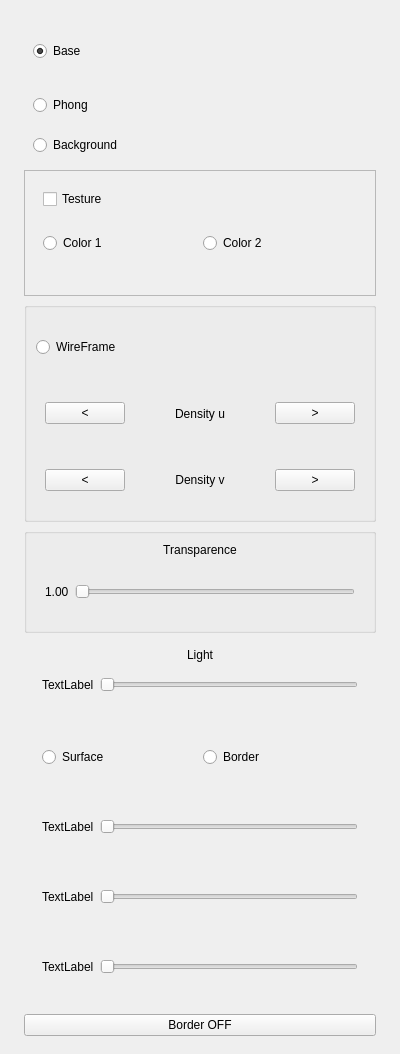
  <widget class="QDockWidget" name="dockRenders">
   <property name="sizePolicy">
    <sizepolicy hsizetype="Preferred" vsizetype="Preferred">
     <horstretch>0</horstretch>
     <verstretch>0</verstretch>
    </sizepolicy>
   </property>
   <property name="minimumSize">
    <size>
     <width>400</width>
     <height>1054</height>
    </size>
   </property>
   <property name="maximumSize">
    <size>
     <width>400</width>
     <height>524287</height>
    </size>
   </property>
   <property name="windowTitle">
    <string>Renders</string>
   </property>
   <attribute name="dockWidgetArea">
    <number>4</number>
   </attribute>
   <widget class="QWidget" name="dockWidgetContents_4">
    <layout class="QVBoxLayout" name="verticalLayout_6">
     <property name="sizeConstraint">
      <enum>QLayout::SizeConstraint::SetMinimumSize</enum>
     </property>
     <property name="leftMargin">
      <number>15</number>
     </property>
     <property name="rightMargin">
      <number>15</number>
     </property>
     <item>
      <widget class="QWidget" name="panelRenders" native="true">
       <property name="sizePolicy">
        <sizepolicy hsizetype="Minimum" vsizetype="Expanding">
         <horstretch>0</horstretch>
         <verstretch>0</verstretch>
        </sizepolicy>
       </property>
       <layout class="QVBoxLayout" name="verticalLayout_4" stretch="2,0,3,1,0,4,0">
        <property name="sizeConstraint">
         <enum>QLayout::SizeConstraint::SetMinimumSize</enum>
        </property>
        <item>
         <widget class="QWidget" name="panelSolid" native="true">
          <layout class="QVBoxLayout" name="verticalLayout_13">
           <item>
            <widget class="QRadioButton" name="radioBasic">
             <property name="sizePolicy">
              <sizepolicy hsizetype="Minimum" vsizetype="Preferred">
               <horstretch>0</horstretch>
               <verstretch>0</verstretch>
              </sizepolicy>
             </property>
             <property name="text">
              <string>Base</string>
             </property>
             <property name="checked">
              <bool>true</bool>
             </property>
            </widget>
           </item>
           <item>
            <widget class="QRadioButton" name="radioPhong">
             <property name="sizePolicy">
              <sizepolicy hsizetype="Minimum" vsizetype="Preferred">
               <horstretch>0</horstretch>
               <verstretch>0</verstretch>
              </sizepolicy>
             </property>
             <property name="text">
              <string>Phong</string>
             </property>
            </widget>
           </item>
           <item>
            <widget class="QRadioButton" name="radioBackground">
             <property name="text">
              <string>Background</string>
             </property>
            </widget>
           </item>
          </layout>
         </widget>
        </item>
        <item>
         <widget class="QFrame" name="panelTexture">
          <property name="frameShape">
           <enum>QFrame::Shape::StyledPanel</enum>
          </property>
          <property name="frameShadow">
           <enum>QFrame::Shadow::Raised</enum>
          </property>
          <layout class="QVBoxLayout" name="verticalLayout_15">
           <item>
            <widget class="QWidget" name="widget_5" native="true">
             <layout class="QHBoxLayout" name="horizontalLayout_12">
              <item>
               <widget class="QCheckBox" name="chkBoxTexture">
                <property name="sizePolicy">
                 <sizepolicy hsizetype="Minimum" vsizetype="Preferred">
                  <horstretch>0</horstretch>
                  <verstretch>0</verstretch>
                 </sizepolicy>
                </property>
                <property name="text">
                 <string>Testure</string>
                </property>
               </widget>
              </item>
             </layout>
            </widget>
           </item>
           <item>
            <widget class="QWidget" name="widget_4" native="true">
             <layout class="QHBoxLayout" name="horizontalLayout_8">
              <item>
               <widget class="QRadioButton" name="radioTexColor1">
                <property name="text">
                 <string>Color 1</string>
                </property>
               </widget>
              </item>
              <item>
               <widget class="QRadioButton" name="radioTexColor2">
                <property name="text">
                 <string>Color 2</string>
                </property>
               </widget>
              </item>
             </layout>
            </widget>
           </item>
           <item>
            <widget class="QWidget" name="widget_6" native="true">
             <layout class="QHBoxLayout" name="horizontalLayout_14"/>
            </widget>
           </item>
          </layout>
         </widget>
        </item>
        <item>
         <widget class="QGroupBox" name="panelFrame">
          <property name="minimumSize">
           <size>
            <width>0</width>
            <height>0</height>
           </size>
          </property>
          <property name="maximumSize">
           <size>
            <width>16777215</width>
            <height>16777215</height>
           </size>
          </property>
          <layout class="QVBoxLayout" name="verticalLayout_5">
           <item>
            <widget class="QRadioButton" name="radioWF">
             <property name="sizePolicy">
              <sizepolicy hsizetype="Minimum" vsizetype="Preferred">
               <horstretch>0</horstretch>
               <verstretch>0</verstretch>
              </sizepolicy>
             </property>
             <property name="text">
              <string>WireFrame</string>
             </property>
            </widget>
           </item>
           <item>
            <widget class="QWidget" name="uDensity" native="true">
             <layout class="QHBoxLayout" name="horizontalLayout_13">
              <item>
               <widget class="QPushButton" name="btnWireUMinus">
                <property name="sizePolicy">
                 <sizepolicy hsizetype="Maximum" vsizetype="Fixed">
                  <horstretch>0</horstretch>
                  <verstretch>0</verstretch>
                 </sizepolicy>
                </property>
                <property name="maximumSize">
                 <size>
                  <width>16777215</width>
                  <height>16777215</height>
                 </size>
                </property>
                <property name="text">
                 <string>&lt;</string>
                </property>
               </widget>
              </item>
              <item>
               <widget class="QLabel" name="lblWireUDensity">
                <property name="text">
                 <string>Density u</string>
                </property>
                <property name="alignment">
                 <set>Qt::AlignmentFlag::AlignCenter</set>
                </property>
               </widget>
              </item>
              <item>
               <widget class="QPushButton" name="btnWireUPlus">
                <property name="sizePolicy">
                 <sizepolicy hsizetype="Maximum" vsizetype="Fixed">
                  <horstretch>0</horstretch>
                  <verstretch>0</verstretch>
                 </sizepolicy>
                </property>
                <property name="text">
                 <string>&gt;</string>
                </property>
               </widget>
              </item>
             </layout>
            </widget>
           </item>
           <item>
            <widget class="QWidget" name="vDensity" native="true">
             <layout class="QHBoxLayout" name="horizontalLayout_20">
              <item>
               <widget class="QPushButton" name="btnWireVMinus">
                <property name="sizePolicy">
                 <sizepolicy hsizetype="Maximum" vsizetype="Fixed">
                  <horstretch>0</horstretch>
                  <verstretch>0</verstretch>
                 </sizepolicy>
                </property>
                <property name="text">
                 <string>&lt;</string>
                </property>
               </widget>
              </item>
              <item>
               <widget class="QLabel" name="lblWireVDensity">
                <property name="text">
                 <string>Density v</string>
                </property>
                <property name="alignment">
                 <set>Qt::AlignmentFlag::AlignCenter</set>
                </property>
               </widget>
              </item>
              <item>
               <widget class="QPushButton" name="btnWireVPlus">
                <property name="sizePolicy">
                 <sizepolicy hsizetype="Maximum" vsizetype="Fixed">
                  <horstretch>0</horstretch>
                  <verstretch>0</verstretch>
                 </sizepolicy>
                </property>
                <property name="text">
                 <string>&gt;</string>
                </property>
               </widget>
              </item>
             </layout>
            </widget>
           </item>
          </layout>
         </widget>
        </item>
        <item>
         <widget class="QGroupBox" name="panelTransp">
          <property name="sizePolicy">
           <sizepolicy hsizetype="Preferred" vsizetype="Preferred">
            <horstretch>0</horstretch>
            <verstretch>0</verstretch>
           </sizepolicy>
          </property>
          <layout class="QVBoxLayout" name="verticalLayout_11" stretch="0,0">
           <item>
            <widget class="QLabel" name="lblTrans">
             <property name="text">
              <string>Transparence</string>
             </property>
             <property name="alignment">
              <set>Qt::AlignmentFlag::AlignCenter</set>
             </property>
            </widget>
           </item>
           <item>
            <widget class="QWidget" name="panelSliderTrans" native="true">
             <layout class="QHBoxLayout" name="horizontalLayout_3">
              <item>
               <widget class="QLabel" name="lblAlphaVal">
                <property name="text">
                 <string>1.00</string>
                </property>
               </widget>
              </item>
              <item>
               <widget class="QSlider" name="alphaSlider">
                <property name="sizePolicy">
                 <sizepolicy hsizetype="Expanding" vsizetype="Preferred">
                  <horstretch>0</horstretch>
                  <verstretch>0</verstretch>
                 </sizepolicy>
                </property>
                <property name="minimumSize">
                 <size>
                  <width>0</width>
                  <height>40</height>
                 </size>
                </property>
                <property name="orientation">
                 <enum>Qt::Orientation::Horizontal</enum>
                </property>
               </widget>
              </item>
             </layout>
            </widget>
           </item>
          </layout>
         </widget>
        </item>
        <item>
         <widget class="QWidget" name="panelLight_2" native="true">
          <layout class="QVBoxLayout" name="verticalLayout_19">
           <item>
            <widget class="QLabel" name="lblLight">
             <property name="text">
              <string>Light</string>
             </property>
             <property name="alignment">
              <set>Qt::AlignmentFlag::AlignCenter</set>
             </property>
            </widget>
           </item>
           <item>
            <widget class="QWidget" name="widget_2" native="true">
             <layout class="QHBoxLayout" name="horizontalLayout_2">
              <item>
               <widget class="QLabel" name="lblValLight">
                <property name="text">
                 <string>TextLabel</string>
                </property>
               </widget>
              </item>
              <item>
               <widget class="QSlider" name="lightSlider">
                <property name="orientation">
                 <enum>Qt::Orientation::Horizontal</enum>
                </property>
               </widget>
              </item>
             </layout>
            </widget>
           </item>
          </layout>
         </widget>
        </item>
        <item>
         <widget class="QWidget" name="panelColor" native="true">
          <property name="sizePolicy">
           <sizepolicy hsizetype="Preferred" vsizetype="Preferred">
            <horstretch>0</horstretch>
            <verstretch>0</verstretch>
           </sizepolicy>
          </property>
          <layout class="QVBoxLayout" name="verticalLayout_10">
           <item>
            <widget class="QWidget" name="panelButton" native="true">
             <layout class="QHBoxLayout" name="horizontalLayout_4">
              <item>
               <widget class="QRadioButton" name="radioEditSurf">
                <property name="text">
                 <string>Surface</string>
                </property>
               </widget>
              </item>
              <item>
               <widget class="QRadioButton" name="radioEditBorder">
                <property name="text">
                 <string>Border</string>
                </property>
               </widget>
              </item>
             </layout>
            </widget>
           </item>
           <item>
            <widget class="QWidget" name="panelRed" native="true">
             <layout class="QHBoxLayout" name="horizontalLayout">
              <item>
               <widget class="QLabel" name="valR">
                <property name="text">
                 <string>TextLabel</string>
                </property>
               </widget>
              </item>
              <item>
               <widget class="QSlider" name="sliderR">
                <property name="minimumSize">
                 <size>
                  <width>0</width>
                  <height>40</height>
                 </size>
                </property>
                <property name="orientation">
                 <enum>Qt::Orientation::Horizontal</enum>
                </property>
               </widget>
              </item>
             </layout>
            </widget>
           </item>
           <item>
            <widget class="QWidget" name="panelGreen" native="true">
             <layout class="QHBoxLayout" name="horizontalLayout_6">
              <item>
               <widget class="QLabel" name="valG">
                <property name="text">
                 <string>TextLabel</string>
                </property>
               </widget>
              </item>
              <item>
               <widget class="QSlider" name="sliderG">
                <property name="minimumSize">
                 <size>
                  <width>0</width>
                  <height>40</height>
                 </size>
                </property>
                <property name="orientation">
                 <enum>Qt::Orientation::Horizontal</enum>
                </property>
               </widget>
              </item>
             </layout>
            </widget>
           </item>
           <item>
            <widget class="QWidget" name="panelBlue" native="true">
             <layout class="QHBoxLayout" name="horizontalLayout_7">
              <item>
               <widget class="QLabel" name="valB">
                <property name="text">
                 <string>TextLabel</string>
                </property>
               </widget>
              </item>
              <item>
               <widget class="QSlider" name="sliderB">
                <property name="minimumSize">
                 <size>
                  <width>0</width>
                  <height>40</height>
                 </size>
                </property>
                <property name="orientation">
                 <enum>Qt::Orientation::Horizontal</enum>
                </property>
               </widget>
              </item>
             </layout>
            </widget>
           </item>
          </layout>
         </widget>
        </item>
        <item>
         <widget class="QPushButton" name="btnBorder">
          <property name="text">
           <string>Border OFF</string>
          </property>
          <property name="checkable">
           <bool>true</bool>
          </property>
         </widget>
        </item>
       </layout>
      </widget>
     </item>
    </layout>
   </widget>
  </widget>
